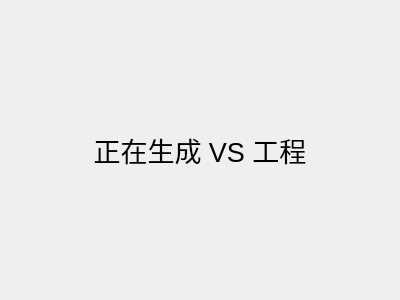
<?xml version="1.0" encoding="UTF-8"?>
<ui version="4.0">
 <class>GenerateUProject</class>
 <widget class="QDialog" name="GenerateUProject">
  <property name="geometry">
   <rect>
    <x>0</x>
    <y>0</y>
    <width>400</width>
    <height>300</height>
   </rect>
  </property>
  <property name="windowTitle">
   <string>Dialog</string>
  </property>
  <layout class="QHBoxLayout" name="horizontalLayout">
   <item>
    <widget class="QLabel" name="label">
     <property name="font">
      <font>
       <pointsize>20</pointsize>
      </font>
     </property>
     <property name="text">
      <string>正在生成 VS 工程</string>
     </property>
     <property name="scaledContents">
      <bool>false</bool>
     </property>
     <property name="alignment">
      <set>Qt::AlignCenter</set>
     </property>
    </widget>
   </item>
  </layout>
 </widget>
 <resources/>
 <connections/>
</ui>
